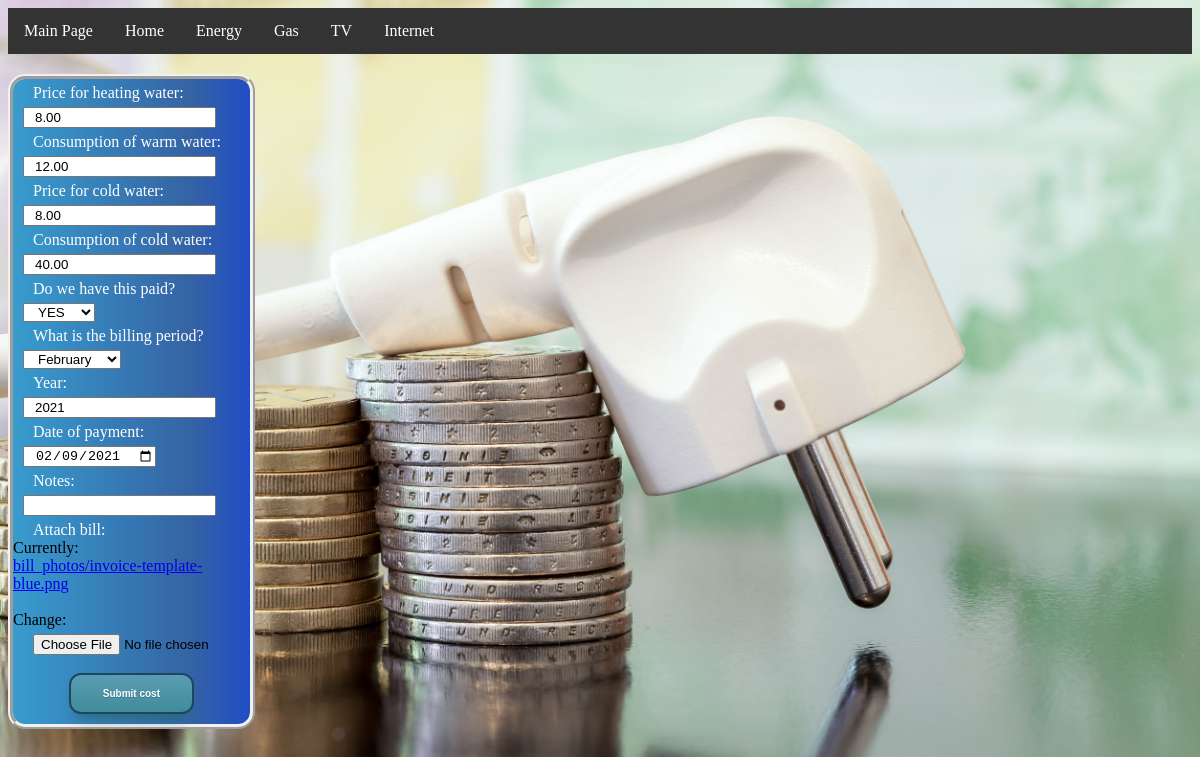
Page /update_bill/home/3 on the committed database.
### documents/models.py (models this page shows, shortened)
class home_bill(models.Model):
    PAID = (
        ("YES","YES"),
        ("NO", "NO")
    )
    PERIODS = (
        ('January', 'January'),
        ('February', 'February'),
        ('March', 'March'),
        ('April', 'April'),
        ('May', 'May'),
        ('June', 'June'),
        ('July', 'July'),
        ('August', 'August'),
        ('September', 'September'),
        ('October', 'October'),
        ('November', 'November'),
        ('December', 'December')
    )
    YEARS = (
        (2021, 2021),
        (2022, 2022),
        (2023, 2023),
        (2024, 2024),
        (2025, 2025),
    )
    price_warm = models.DecimalField(null=True,decimal_places=2,max_digits=5)
    consumption_warm = models.DecimalField(null=True,decimal_places=2,max_digits=5)
    price_cold = models.DecimalField(null=True,decimal_places=2,max_digits=5)
    consumption_cold = models.DecimalField(null=True,decimal_places=2,max_digits=5)
    paid = models.CharField(null=True, max_length=3, choices=PAID)
    period = models.CharField(null=True, choices=PERIODS,max_length=9)
    year = models.IntegerField(null=True, choices=YEARS)
    date = models.DateField()
    notes = models.CharField(null=True, blank=True, max_length=300)
    image = models.ImageField(null=True, blank=True, upload_to='bill_photos')

### documents/views.py (the view, shortened to what this page needs)
# urls.py: path('update_bill/<slug:group>/<slug:id>',views.correct_cost,name='update-cost')
def correct_cost(request,group,id):
    if group =='home':
        bill = models.home_bill.objects.get(pk=id)
        form = HomeForm(instance=bill)
        context = {'form':form}
        return render(request, 'documents/update_bill.html', context)

### documents/forms.py
class HomeForm(ModelForm):
    def __init__(self, *args, **kwargs):
        super(HomeForm, self).__init__(*args, **kwargs)
        cur_year = int(datetime.datetime.today().strftime('%Y'))
        self.fields['date'] = forms.DateField(initial=datetime.date.today(),
                                              widget=forms.widgets.DateInput(attrs={'type': 'date'}))
        self.fields['price_warm'].label = 'Price for heating water'
        self.fields['consumption_warm'].label = 'Consumption of warm water'
        self.fields['price_cold'].label = 'Price for cold water'
        self.fields['consumption_cold'].label = 'Consumption of cold water'
        self.fields['paid'].label = 'Do we have this paid?'
        self.fields['period'].label = 'What is the billing period?'
        self.fields['year'] = forms.IntegerField(initial=cur_year)
        self.fields['date'].label = 'Date of payment'
        self.fields['image'].label = 'Attach bill'
    class Meta:
        model = home_bill
        fields = '__all__'

### documents/templates/documents/update_bill.html (shortened to what this page needs)
{% extends "documents/base.html" %}
{% block content %}
<div class="cost_form">
    <form method="POST">
            {{form}}
        <br>
        <div class="centering">
        <input class="submit_cost" type="submit" name="submit_home" value="Submit cost">
            </div>
    </form>
</div>
{%endblock content%}

### documents/static/documents/css/main.css (style rules this page uses)
body { font-family: 'Playfair Display', serif; background-image: url(/static/documents/images/rachunki.jpg); background-repeat: no-repeat; background-position: center; background-size:cover; background-attachment: fixed; }
.cost_form { border: 5px ridge #f1f1f1; border-radius: 17px; margin-top:20px; width:20%; height:50%; background: #389CCE; background: -moz-linear-gradient(left, #389CCE 0%, #3563A4 75%, #204DC5 100%); background: -webkit-linear-gradient(left, #389CCE 0%, #3563A4 75%, #204DC5 100%); background: linear-gradient(to right, #389CCE 0%, #3563A4 75%, #204DC5 100%); }
.cost_form label,input,select { display:block; padding-left:10px; margin-left:10px; margin-top:5px; }
.cost_form label { color:white; }
.submit_cost { margin:0 auto; margin-bottom:10px; }
.submit_cost { box-shadow: 0px 10px 14px -7px #276873; background:linear-gradient(to bottom, #599bb3 5%, #408c99 100%); background-color:#599bb3; border-radius:12px; border:2px solid #1e4661; display:inline-block; cursor:pointer; color:#ffffff; font-family:Arial; font-size:10px; font-weight:bold; padding:13px 32px; text-decoration:none; text-shadow:0px 1px 0px #3d768a; }
.centering { display: flex; align-items: center; justify-content: center; }
.cost_form a { display:block; }

### rows in the picture
home_bill: price_warm "8.00", consumption_warm "12.00", price_cold "8.00", consumption_cold "40.00", paid "YES", period "February", year "2021", date "02/09/2021"
